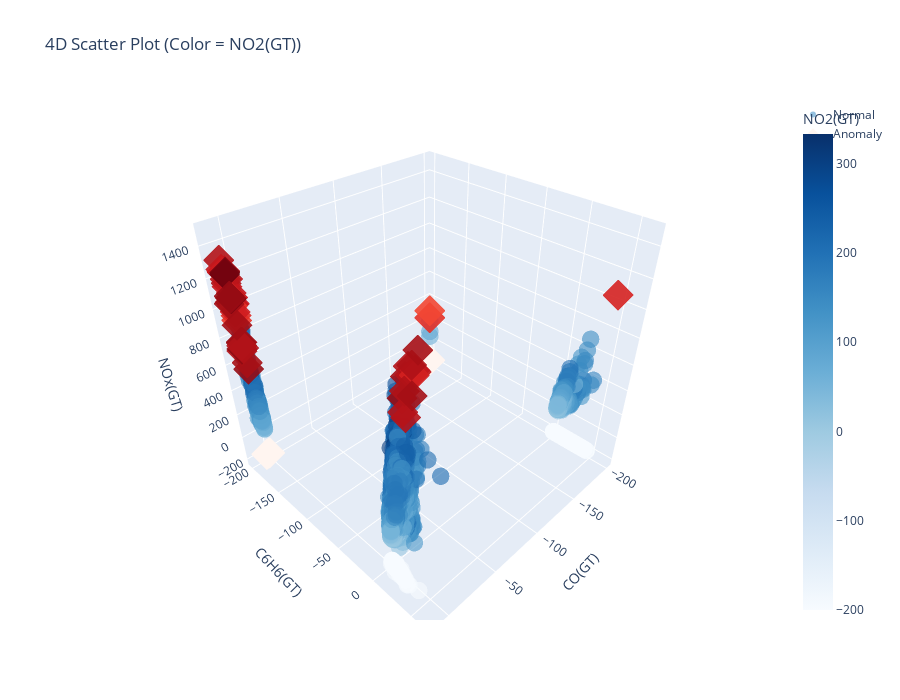

Notebook cell for this chart:
### Code cell
import plotly.graph_objects as go
import numpy as np
 
# Separate normal and anomaly
normal = features[features['anomaly'] == 1]
anomaly = features[features['anomaly'] == -1]
 
fig = go.Figure()
 
# Normal points
fig.add_trace(go.Scatter3d(
    x=normal['CO(GT)'],
    y=normal['C6H6(GT)'],
    z=normal['NOx(GT)'],
    mode='markers',
    name='Normal',
    marker=dict(
        size=6,
        color=normal['NO2(GT)'],   # 4th dimension as color
        colorscale='Blues',
        opacity=0.6,
        colorbar=dict(title='NO2(GT)')
    )
))
 
# Anomaly points
fig.add_trace(go.Scatter3d(
    x=anomaly['CO(GT)'],
    y=anomaly['C6H6(GT)'],
    z=anomaly['NOx(GT)'],
    mode='markers',
    name='Anomaly',
    marker=dict(
        size=8,
        color=anomaly['NO2(GT)'],
        colorscale='Reds',
        opacity=0.9,
        symbol='diamond'
    )
))
 
# Layout
fig.update_layout(
    title='4D Scatter Plot (Color = NO2(GT))',
    scene=dict(
        xaxis_title='CO(GT)',
        yaxis_title='C6H6(GT)',
        zaxis_title='NOx(GT)'
    ),
    width=900,
    height=700
)
 
fig.show()

### Figure 1 — Plotly figure (JSON) as saved in the notebook; plotly's stock layout.template omitted (floating-point values rounded to 4 significant figures; data arrays with more than 128 entries replaced by an {"elided": "..."} marker saying what was removed)
{"data": [{"marker": {"color": {"elided": "9263 int values"}, "colorbar": {"title": {"text": "NO2(GT)"}}, "colorscale": [[0, "rgb(247,251,255)"], [0.125, "rgb(222,235,247)"], [0.25, "rgb(198,219,239)"], [0.375, "rgb(158,202,225)"], [0.5, "rgb(107,174,214)"], [0.625, "rgb(66,146,198)"], [0.75, "rgb(33,113,181)"], [0.875, "rgb(8,81,156)"], [1, "rgb(8,48,107)"]], "opacity": 0.6, "size": 6}, "mode": "markers", "name": "Normal", "type": "scatter3d", "x": {"elided": "9263 float values"}, "y": {"elided": "9263 float values"}, "z": {"elided": "9263 int values"}}, {"marker": {"color": [-200, -200, -200, -200, -200, -200, -200, -200, -200, -200, -200, -200, -200, -200, -200, -200, -200, 158, -200, -200, -200, -200, -200, -200, -200, -200, -200, -200, -200, -200, -200, -200, -200, -200, -200, -200, -200, 186, 272, 288, 240, 245, 227, 220, 190, 255, 269, 257, 248, 208, -200, 229, 214, -200, 146, 210, 212, 217, 236, 217, 231, 227, 219, 203, 186, -200, 151, 164, 198, 247, 242, 252, -200, 121, -200, 272, -200, -200, 289, 243, 276, -200, 267, 296, 291, 276, 250, 251, 275, 312, 340, 326, 284, 289], "colorscale": [[0, "rgb(255,245,240)"], [0.125, "rgb(254,224,210)"], [0.25, "rgb(252,187,161)"], [0.375, "rgb(252,146,114)"], [0.5, "rgb(251,106,74)"], [0.625, "rgb(239,59,44)"], [0.75, "rgb(203,24,29)"], [0.875, "rgb(165,15,21)"], [1, "rgb(103,0,13)"]], "opacity": 0.9, "size": 8, "symbol": "diamond"}, "mode": "markers", "name": "Anomaly", "type": "scatter3d", "x": [1, -200, -200, -200, -200, -200, -200, -200, -200, -200, -200, -200, -200, -200, -200, 1.4, 0.3, -200, 0.7, -200, -200, -200, -200, -200, -200, -200, -200, -200, -200, -200, -200, -200, -200, -200, -200, -200, 3.4, -200, 7.8, 6.6, 6.3, 6.9, 10.2, 11.9, 11.5, 10.1, 9.9, 7.4, 9.3, 7.4, 0.9, 6.6, 7.3, 1.7, 5.3, 4.5, 5.5, 4.8, 5.5, 5.2, 7.5, 8.6, 9.1, 8.6, 5.4, 2.8, 6.3, 5, 5.1, 8.5, 8.7, 9.1, 2.7, -200, 0.8, 8.6, 0.8, 1.5, 3.8, 6.2, 8.4, 1.6, 3.8, 5.9, 5.4, 4.7, 4.3, 5.4, 5.8, 6.1, 7.1, 6.6, 6.5, 7.1], "y": [-200, -200, -200, -200, -200, -200, -200, -200, -200, -200, -200, -200, -200, -200, -200, -200, -200, -200, -200, -200, -200, -200, -200, -200, -200, -200, -200, -200, -200, -200, -200, -200, -200, -200, -200, -200, -200, 45.9, 35.9, 30.1, 38.3, 37.6, 49.5, 50.6, 49.4, 45.2, 50.8, -200, -200, -200, -200, -200, -200, -200, -200, -200, -200, -200, -200, -200, -200, -200, -200, -200, -200, -200, -200, -200, -200, 33.1, 36.1, 36.3, -200, -200, -200, 43, -200, -200, -200, -200, -200, -200, -200, -200, -200, -200, -200, -200, -200, -200, -200, -200, -200, -200], "z": [-200, -200, -200, -200, -200, -200, -200, -200, -200, -200, -200, -200, -200, -200, -200, -200, -200, 220, -200, -200, -200, -200, -200, -200, -200, -200, -200, -200, -200, -200, -200, -200, -200, -200, -200, -200, -200, 1052, 1290, 1148, 1301, 1345, 1369, 1389, 1358, 1389, 1479, 1159, 1310, 1037, -200, 1237, 1137, -200, 905, 1015, 1018, 1058, 1182, 1089, 1186, 1235, 1253, 1237, 1060, -200, 1005, 937, 963, 1089, 1070, 1220, -200, 286, -200, 1216, -200, -200, 540, 687, 1028, -200, 589, 700, 747, 746, 702, 723, 872, 1054, 1218, 1227, 1061, 1075]}], "layout": {"height": 700, "scene": {"xaxis": {"title": {"text": "CO(GT)"}}, "yaxis": {"title": {"text": "C6H6(GT)"}}, "zaxis": {"title": {"text": "NOx(GT)"}}}, "title": {"text": "4D Scatter Plot (Color = NO2(GT))"}, "width": 900}}
